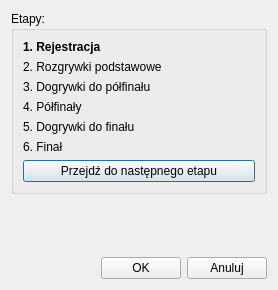
<?xml version="1.0" encoding="UTF-8"?>
<ui version="4.0">
 <class>State</class>
 <widget class="QDialog" name="State">
  <property name="geometry">
   <rect>
    <x>0</x>
    <y>0</y>
    <width>278</width>
    <height>290</height>
   </rect>
  </property>
  <property name="windowTitle">
   <string>Dialog</string>
  </property>
  <layout class="QVBoxLayout" name="verticalLayout">
   <item>
    <layout class="QHBoxLayout" name="horizontalLayout_2">
     <item>
      <widget class="QGroupBox" name="groupBox">
       <property name="title">
        <string>Etapy:</string>
       </property>
       <layout class="QVBoxLayout" name="verticalLayout_6">
        <item>
         <widget class="QLabel" name="label">
          <property name="font">
           <font>
            <weight>75</weight>
            <bold>true</bold>
           </font>
          </property>
          <property name="text">
           <string>1. Rejestracja</string>
          </property>
          <property name="textFormat">
           <enum>Qt::AutoText</enum>
          </property>
         </widget>
        </item>
        <item>
         <widget class="QLabel" name="label_2">
          <property name="text">
           <string>2. Rozgrywki podstawowe</string>
          </property>
         </widget>
        </item>
        <item>
         <widget class="QLabel" name="label_3">
          <property name="text">
           <string>3. Dogrywki do półfinału</string>
          </property>
         </widget>
        </item>
        <item>
         <widget class="QLabel" name="label_4">
          <property name="text">
           <string>4. Półfinały</string>
          </property>
         </widget>
        </item>
        <item>
         <widget class="QLabel" name="label_5">
          <property name="text">
           <string>5. Dogrywki do finału</string>
          </property>
         </widget>
        </item>
        <item>
         <widget class="QLabel" name="label_6">
          <property name="text">
           <string>6. Finał</string>
          </property>
         </widget>
        </item>
        <item>
         <widget class="QPushButton" name="pushButton">
          <property name="text">
           <string>Przejdź do następnego etapu</string>
          </property>
         </widget>
        </item>
       </layout>
      </widget>
     </item>
    </layout>
   </item>
   <item>
    <spacer name="verticalSpacer">
     <property name="orientation">
      <enum>Qt::Vertical</enum>
     </property>
     <property name="sizeHint" stdset="0">
      <size>
       <width>20</width>
       <height>40</height>
      </size>
     </property>
    </spacer>
   </item>
   <item>
    <layout class="QHBoxLayout" name="horizontalLayout">
     <item>
      <spacer name="horizontalSpacer">
       <property name="orientation">
        <enum>Qt::Horizontal</enum>
       </property>
       <property name="sizeHint" stdset="0">
        <size>
         <width>40</width>
         <height>20</height>
        </size>
       </property>
      </spacer>
     </item>
     <item>
      <widget class="QPushButton" name="pushButton_2">
       <property name="text">
        <string>OK</string>
       </property>
      </widget>
     </item>
     <item>
      <widget class="QPushButton" name="pushButton_3">
       <property name="text">
        <string>Anuluj</string>
       </property>
      </widget>
     </item>
    </layout>
   </item>
  </layout>
 </widget>
 <resources/>
 <connections/>
</ui>
